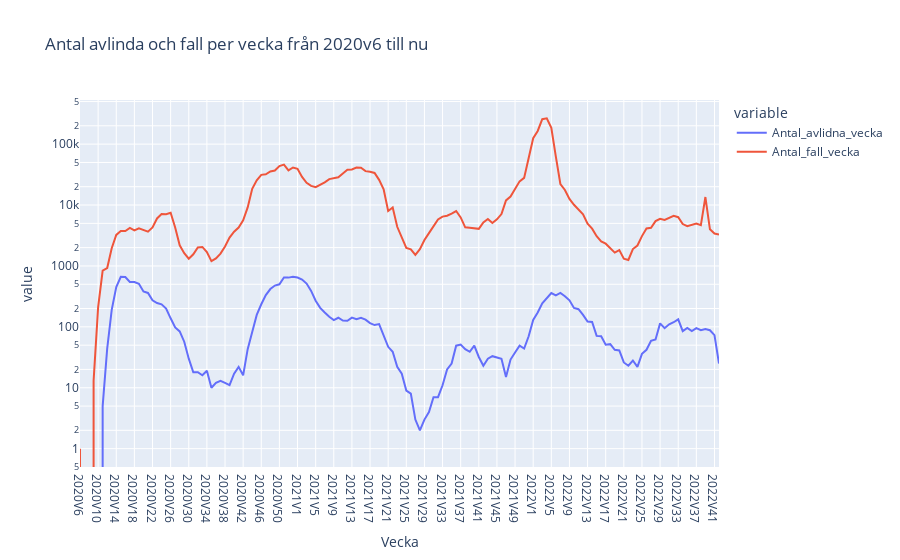

Write notebook code for a chart like this one.
### Code cell
fig = px.line(
    df,
    x="Vecka",
    y=["Antal_avlidna_vecka", "Antal_fall_vecka"],
    log_y=True,
    title="Antal avlinda och fall per vecka från 2020v6 till nu",
)
fig.show()
# fig.write_html("uppgift 1e.html", auto_open = True)

### Figure 1 — Plotly figure (JSON) as saved in the notebook; plotly's stock layout.template omitted (floating-point values rounded to 4 significant figures; data arrays with more than 128 entries replaced by an {"elided": "..."} marker saying what was removed)
{"data": [{"hovertemplate": "variable=Antal_avlidna_vecka<br>Vecka=%{x}<br>value=%{y}<extra></extra>", "legendgroup": "Antal_avlidna_vecka", "line": {"color": "#636efa", "dash": "solid"}, "marker": {"symbol": "circle"}, "mode": "lines", "name": "Antal_avlidna_vecka", "orientation": "v", "showlegend": true, "type": "scatter", "x": {"elided": "142 str values"}, "xaxis": "x", "y": {"elided": "142 int values"}, "yaxis": "y"}, {"hovertemplate": "variable=Antal_fall_vecka<br>Vecka=%{x}<br>value=%{y}<extra></extra>", "legendgroup": "Antal_fall_vecka", "line": {"color": "#EF553B", "dash": "solid"}, "marker": {"symbol": "circle"}, "mode": "lines", "name": "Antal_fall_vecka", "orientation": "v", "showlegend": true, "type": "scatter", "x": {"elided": "142 str values"}, "xaxis": "x", "y": {"elided": "142 int values"}, "yaxis": "y"}], "layout": {"legend": {"title": {"text": "variable"}, "tracegroupgap": 0}, "title": {"text": "Antal avlinda och fall per vecka från 2020v6 till nu"}, "xaxis": {"anchor": "y", "domain": [0, 1], "title": {"text": "Vecka"}}, "yaxis": {"anchor": "x", "domain": [0, 1], "title": {"text": "value"}, "type": "log"}}}
